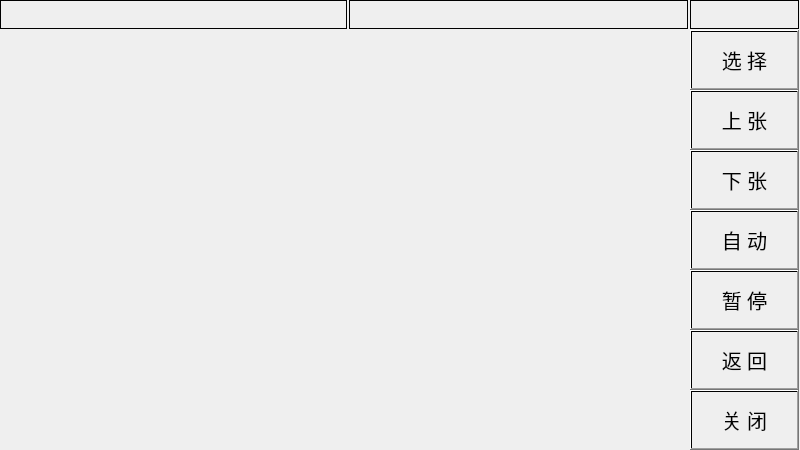
<?xml version="1.0" encoding="UTF-8"?>
<ui version="4.0">
 <class>photos</class>
 <widget class="QMainWindow" name="photos">
  <property name="geometry">
   <rect>
    <x>0</x>
    <y>0</y>
    <width>800</width>
    <height>450</height>
   </rect>
  </property>
  <property name="windowTitle">
   <string>electronic photo album</string>
  </property>
  <property name="windowIcon">
   <iconset resource="image.qrc">
    <normaloff>:/Login/image/ftl3.jpg</normaloff>:/Login/image/ftl3.jpg</iconset>
  </property>
  <widget class="QWidget" name="centralwidget">
   <widget class="QPushButton" name="pushButtonzd">
    <property name="geometry">
     <rect>
      <x>690</x>
      <y>210</y>
      <width>109</width>
      <height>60</height>
     </rect>
    </property>
    <property name="font">
     <font>
      <family>幼圆</family>
      <pointsize>15</pointsize>
     </font>
    </property>
    <property name="styleSheet">
     <string notr="true">QPushButton{
background-color: qlineargradient(spread:pad, x1:0, y1:0, x2:1, y2:0, stop:1 rgba(0, 0, 0, 0));

color: rgb(0, 0, 0);
}

QPushButton:hover
{
background-color: qlineargradient(spread:pad, x1:0, y1:0, x2:1, y2:0, stop:1 rgba(170, 255, 255));
}
QPushButton:pressed
{
background-color: qlineargradient(spread:pad, x1:0, y1:0, x2:1, y2:0, stop:1 rgba(0, 0, 0, 0));
}</string>
    </property>
    <property name="text">
     <string>自 动</string>
    </property>
   </widget>
   <widget class="QLabel" name="labeltime">
    <property name="geometry">
     <rect>
      <x>349</x>
      <y>0</y>
      <width>339</width>
      <height>29</height>
     </rect>
    </property>
    <property name="font">
     <font>
      <family>幼圆</family>
      <pointsize>13</pointsize>
     </font>
    </property>
    <property name="styleSheet">
     <string notr="true">QLabel{
color:rgb(0,0,0);
border-width: 1px;
border-style: solid;
border-color: rgb(0, 0, 0);
}</string>
    </property>
    <property name="text">
     <string/>
    </property>
    <property name="alignment">
     <set>Qt::AlignCenter</set>
    </property>
   </widget>
   <widget class="QLabel" name="labeluser">
    <property name="geometry">
     <rect>
      <x>690</x>
      <y>0</y>
      <width>109</width>
      <height>29</height>
     </rect>
    </property>
    <property name="font">
     <font>
      <family>幼圆</family>
      <pointsize>13</pointsize>
     </font>
    </property>
    <property name="styleSheet">
     <string notr="true">QLabel{
color:rgb(0,0,0);
border-width: 1px;
border-style: solid;
border-color: rgb(0, 0, 0);
}</string>
    </property>
    <property name="text">
     <string/>
    </property>
    <property name="alignment">
     <set>Qt::AlignCenter</set>
    </property>
   </widget>
   <widget class="QLabel" name="labeldir">
    <property name="geometry">
     <rect>
      <x>0</x>
      <y>0</y>
      <width>347</width>
      <height>29</height>
     </rect>
    </property>
    <property name="font">
     <font>
      <family>幼圆</family>
      <pointsize>13</pointsize>
     </font>
    </property>
    <property name="styleSheet">
     <string notr="true">QLabel{
color:rgb(0,0,0);
border-width: 1px;
border-style: solid;
border-color: rgb(0, 0, 0);
}</string>
    </property>
    <property name="frameShape">
     <enum>QFrame::NoFrame</enum>
    </property>
    <property name="text">
     <string/>
    </property>
    <property name="alignment">
     <set>Qt::AlignCenter</set>
    </property>
   </widget>
   <widget class="QPushButton" name="pushButtonx">
    <property name="geometry">
     <rect>
      <x>690</x>
      <y>150</y>
      <width>109</width>
      <height>60</height>
     </rect>
    </property>
    <property name="font">
     <font>
      <family>幼圆</family>
      <pointsize>15</pointsize>
     </font>
    </property>
    <property name="styleSheet">
     <string notr="true">QPushButton{
background-color: qlineargradient(spread:pad, x1:0, y1:0, x2:1, y2:0, stop:1 rgba(0, 0, 0, 0));

color: rgb(0, 0, 0);
}

QPushButton:hover
{
background-color: qlineargradient(spread:pad, x1:0, y1:0, x2:1, y2:0, stop:1 rgba(170, 255, 255));
}
QPushButton:pressed
{
background-color: qlineargradient(spread:pad, x1:0, y1:0, x2:1, y2:0, stop:1 rgba(0, 0, 0, 0));
}</string>
    </property>
    <property name="text">
     <string>下 张</string>
    </property>
   </widget>
   <widget class="QPushButton" name="pushButtonxz">
    <property name="geometry">
     <rect>
      <x>690</x>
      <y>30</y>
      <width>109</width>
      <height>60</height>
     </rect>
    </property>
    <property name="font">
     <font>
      <family>幼圆</family>
      <pointsize>15</pointsize>
     </font>
    </property>
    <property name="styleSheet">
     <string notr="true">QPushButton{
background-color: qlineargradient(spread:pad, x1:0, y1:0, x2:1, y2:0, stop:1 rgba(0, 0, 0, 0));

color: rgb(0, 0, 0);
}

QPushButton:hover
{
background-color: qlineargradient(spread:pad, x1:0, y1:0, x2:1, y2:0, stop:1 rgba(170, 255, 255));
}
QPushButton:pressed
{
background-color: qlineargradient(spread:pad, x1:0, y1:0, x2:1, y2:0, stop:1 rgba(0, 0, 0, 0));
}</string>
    </property>
    <property name="text">
     <string>选 择</string>
    </property>
   </widget>
   <widget class="QPushButton" name="pushButtongb">
    <property name="geometry">
     <rect>
      <x>690</x>
      <y>390</y>
      <width>109</width>
      <height>60</height>
     </rect>
    </property>
    <property name="font">
     <font>
      <family>幼圆</family>
      <pointsize>15</pointsize>
     </font>
    </property>
    <property name="styleSheet">
     <string notr="true">QPushButton{
background-color: qlineargradient(spread:pad, x1:0, y1:0, x2:1, y2:0, stop:1 rgba(0, 0, 0, 0));

color: rgb(0, 0, 0);
}

QPushButton:hover
{
background-color: qlineargradient(spread:pad, x1:0, y1:0, x2:1, y2:0, stop:1 rgba(170, 255, 255));
}
QPushButton:pressed
{
background-color: qlineargradient(spread:pad, x1:0, y1:0, x2:1, y2:0, stop:1 rgba(0, 0, 0, 0));
}</string>
    </property>
    <property name="text">
     <string>关 闭</string>
    </property>
   </widget>
   <widget class="QPushButton" name="pushButtonzt">
    <property name="geometry">
     <rect>
      <x>690</x>
      <y>270</y>
      <width>109</width>
      <height>60</height>
     </rect>
    </property>
    <property name="font">
     <font>
      <family>幼圆</family>
      <pointsize>15</pointsize>
     </font>
    </property>
    <property name="styleSheet">
     <string notr="true">QPushButton{
background-color: qlineargradient(spread:pad, x1:0, y1:0, x2:1, y2:0, stop:1 rgba(0, 0, 0, 0));

color: rgb(0, 0, 0);
}

QPushButton:hover
{
background-color: qlineargradient(spread:pad, x1:0, y1:0, x2:1, y2:0, stop:1 rgba(170, 255, 255));
}
QPushButton:pressed
{
background-color: qlineargradient(spread:pad, x1:0, y1:0, x2:1, y2:0, stop:1 rgba(0, 0, 0, 0));
}</string>
    </property>
    <property name="text">
     <string>暂 停</string>
    </property>
   </widget>
   <widget class="QPushButton" name="pushButtonfh">
    <property name="geometry">
     <rect>
      <x>690</x>
      <y>330</y>
      <width>109</width>
      <height>60</height>
     </rect>
    </property>
    <property name="font">
     <font>
      <family>幼圆</family>
      <pointsize>15</pointsize>
     </font>
    </property>
    <property name="styleSheet">
     <string notr="true">QPushButton{
background-color: qlineargradient(spread:pad, x1:0, y1:0, x2:1, y2:0, stop:1 rgba(0, 0, 0, 0));

color: rgb(0, 0, 0);
}

QPushButton:hover
{
background-color: qlineargradient(spread:pad, x1:0, y1:0, x2:1, y2:0, stop:1 rgba(170, 255, 255));
}
QPushButton:pressed
{
background-color: qlineargradient(spread:pad, x1:0, y1:0, x2:1, y2:0, stop:1 rgba(0, 0, 0, 0));
}</string>
    </property>
    <property name="text">
     <string>返 回</string>
    </property>
   </widget>
   <widget class="QLabel" name="labelshow">
    <property name="geometry">
     <rect>
      <x>-1</x>
      <y>30</y>
      <width>690</width>
      <height>420</height>
     </rect>
    </property>
    <property name="text">
     <string/>
    </property>
   </widget>
   <widget class="QPushButton" name="pushButtons">
    <property name="geometry">
     <rect>
      <x>690</x>
      <y>90</y>
      <width>109</width>
      <height>60</height>
     </rect>
    </property>
    <property name="font">
     <font>
      <family>幼圆</family>
      <pointsize>15</pointsize>
     </font>
    </property>
    <property name="styleSheet">
     <string notr="true">QPushButton{
background-color: qlineargradient(spread:pad, x1:0, y1:0, x2:1, y2:0, stop:1 rgba(0, 0, 0, 0));

color: rgb(0, 0, 0);
}

QPushButton:hover
{
background-color: qlineargradient(spread:pad, x1:0, y1:0, x2:1, y2:0, stop:1 rgba(170, 255, 255));
}
QPushButton:pressed
{
background-color: qlineargradient(spread:pad, x1:0, y1:0, x2:1, y2:0, stop:1 rgba(0, 0, 0, 0));
}</string>
    </property>
    <property name="text">
     <string>上 张</string>
    </property>
   </widget>
  </widget>
 </widget>
 <resources>
  <include location="image.qrc"/>
 </resources>
 <connections/>
</ui>
